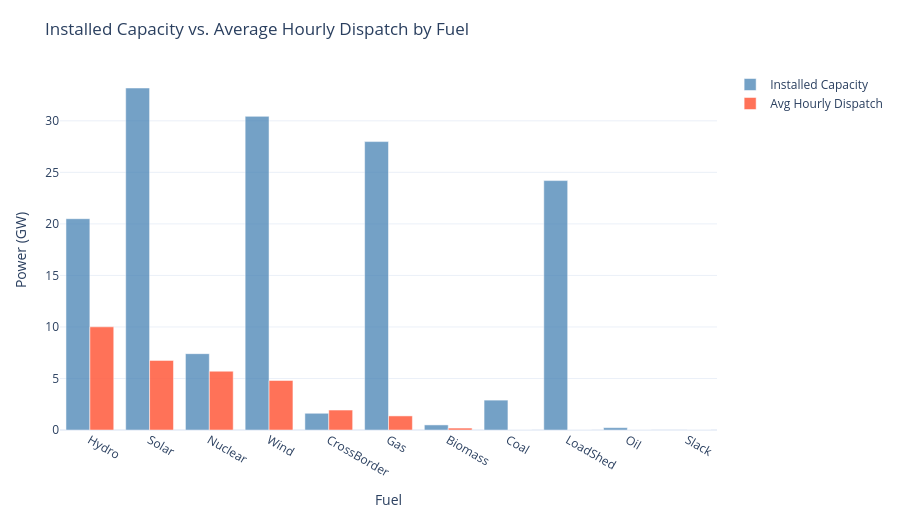

Source (notebook cell):
### Markdown cell above
## Installed Capacity vs. Dispatch

### Code cell
# Average dispatch per fuel across all hours and both days
avg_fuel_all = (fuel_df.groupby('fuel')
                .agg(dispatch_mw=('dispatch_mw', 'mean'),
                     capacity_mw=('capacity_mw', 'first'))
                .reset_index()
                .sort_values('dispatch_mw', ascending=False))
avg_fuel_all = avg_fuel_all[avg_fuel_all['capacity_mw'] > 1].copy()

# Hide installed capacity for Slack bus as it is artificially large
avg_fuel_all.loc[avg_fuel_all['fuel'] == 'Slack', 'capacity_mw'] = np.nan

fig = go.Figure()
fig.add_trace(go.Bar(
    x=avg_fuel_all['fuel'], y=avg_fuel_all['capacity_mw'] / 1e3,
    name='Installed Capacity', marker_color='steelblue', opacity=0.75,
    hovertemplate='Fuel: %{x}<br>Capacity: %{y:.2f} GW<extra></extra>',
))
fig.add_trace(go.Bar(
    x=avg_fuel_all['fuel'], y=avg_fuel_all['dispatch_mw'] / 1e3,
    name='Avg Hourly Dispatch', marker_color='tomato', opacity=0.9,
    hovertemplate='Fuel: %{x}<br>Avg dispatch: %{y:.2f} GW<extra></extra>',
))
fig.update_layout(
    title='Installed Capacity vs. Average Hourly Dispatch by Fuel',
    xaxis_title='Fuel', yaxis_title='Power (GW)', barmode='group',
    height=520, margin=dict(l=60, r=30, t=70, b=90),
)
fig.update_xaxes(tickangle=30)
save_plotly(fig, 'capacity_vs_dispatch.html')
fig.show()

### Figure 1 — Plotly figure (JSON) as saved in the notebook; plotly's stock layout.template omitted (floating-point values rounded to 4 significant figures)
{"data": [{"hovertemplate": "Fuel: %{x}<br>Capacity: %{y:.2f} GW<extra></extra>", "marker": {"color": "steelblue"}, "name": "Installed Capacity", "opacity": 0.75, "type": "bar", "x": ["Hydro", "Solar", "Nuclear", "Wind", "CrossBorder", "Gas", "Biomass", "Coal", "LoadShed", "Oil", "Slack"], "y": [20.5, 33.19, 7.408, 30.43, 1.623, 27.99, 0.493, 2.9, 24.2, 0.226, NaN]}, {"hovertemplate": "Fuel: %{x}<br>Avg dispatch: %{y:.2f} GW<extra></extra>", "marker": {"color": "tomato"}, "name": "Avg Hourly Dispatch", "opacity": 0.9, "type": "bar", "x": ["Hydro", "Solar", "Nuclear", "Wind", "CrossBorder", "Gas", "Biomass", "Coal", "LoadShed", "Oil", "Slack"], "y": [10.01, 6.755, 5.705, 4.806, 1.937, 1.367, 0.1874, 0.0, 0.0, 0.0, 0.0]}], "layout": {"barmode": "group", "height": 520, "margin": {"b": 90, "l": 60, "r": 30, "t": 70}, "title": {"text": "Installed Capacity vs. Average Hourly Dispatch by Fuel"}, "xaxis": {"tickangle": 30, "title": {"text": "Fuel"}}, "yaxis": {"title": {"text": "Power (GW)"}}}}
